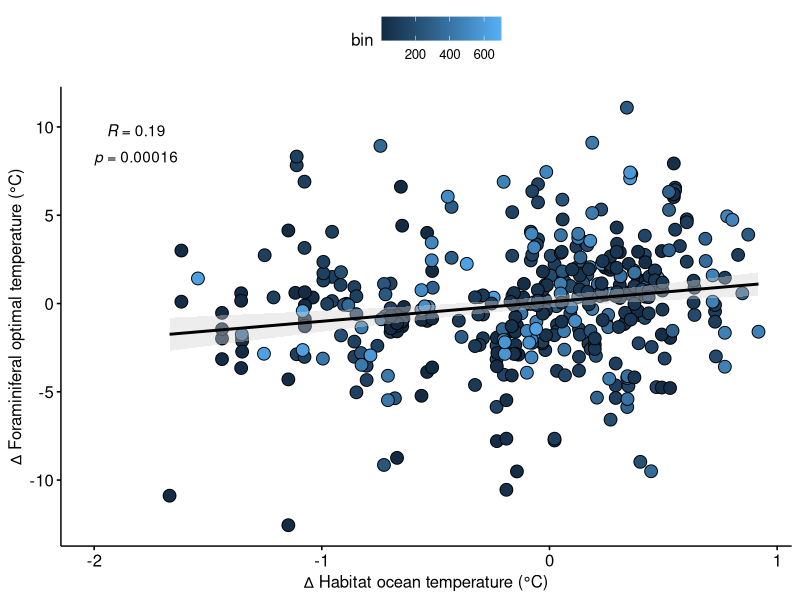

Recreate this plot in R. (Note: this script raises an error after producing the figure.)
library(tidyverse)
library(ggpubr)

## load in the data
df <- read_csv("data/niche_hab.csv")

## linear regression plot (Fig. 2)
df %>%filter(n>15) %>% ggscatter( x = "delta_temp", y = "delta_pe",
                                        fill = "bin", shape = 21, size = 4,
                                        add = "reg.line",
                                        add.params = list(color = "black", fill = "lightgray"),
                                        conf.int = TRUE,
                                        cor.coef = TRUE,
                                        cor.coeff.args = list(method = "pearson", label.x = -2, label.sep = "\n"),
                                        xlab = "∆ Habitat ocean temperature (°C)", ylab = "∆ Foraminiferal optimal temperature (°C)")

fig2 <- fig2 +  scale_fill_viridis_b(name = "Age (ka)") +
  theme(legend.position = "right")

fig2 %>% ggsave("output/fig2.png",., dpi=400, width = 6, height = 4)


## Diagnose the effect of minimum number of samples
thresholds <- seq(0, 30, 1)
p_values <- c()
sample_n <- c()

for (min_sample in thresholds) {
  loc_df <- df %>% filter(n > min_sample)
  
  # Check if there are enough samples to perform linear regression
  if (nrow(loc_df) > 1) {
    # Conduct linear regression
    lm_result <- lm(delta_pe ~ delta_temp, data = loc_df)
    
    # Extract the p-value and concatenate it to the result vector
    p_values <- c(p_values, summary(lm_result)$coefficients[2, 4])
    sample_n <- c(sample_n, nrow(loc_df))
  }
}

## plot in ggplot2
df_lm <- data.frame(thresholds, p_values, sample_n)
coeff <- 20000

figs9 <- ggplot(df_lm, aes(x=thresholds)) +
  geom_line(aes(y=p_values), linewidth=0.8, color='#f8766d') + 
  geom_line(aes(y=sample_n/coeff), linewidth=0.8, color='#00bfc4') +
  scale_y_continuous(
    name = "P-value",
    sec.axis = sec_axis(~.*coeff, name="Sample number")
  ) +
  xlab("Minimum number of samples") +
  geom_abline(intercept = 0.05, slope = 0, linetype = "dashed") +
  geom_text(aes(x = 25, y = 0.055, label = "P-value = 0.05")) +
  theme_publication()

## change y axis color
figs9 <- figs9 + theme(axis.text.y.right = element_text(color = "#00bfc4"),
          axis.title.y.right = element_text(color = "#00bfc4"),
          axis.text.y.left = element_text(color = "#f8766d"),
          axis.title.y.left = element_text(color = "#f8766d"))

figs9 %>% ggsave("output/figs9.png", dpi=400, width = 6, height = 4)

## Plot Fig. S8
##### plot time series, bin -> age, pe -> optimal temperature
# niche_hab %>% 
#   ggplot() + geom_line(aes(x=bin,y=pe,color=sp)) +
#   facet_wrap(~reorder(sp, pe)) + 
#   geom_line(aes(x=bin,y=opt_ym_temp)) +
#   theme_bw()+
#   theme(legend.position = "none") +
#   labs(x="Age (ka)", y="Species optimal temperature  (°C)")+
#   theme(strip.background = element_blank(),
#         strip.text = element_text(face = "italic"))
# 
# ggsave("output/figs8.png", dpi=400, width = 7, height = 5)



## conbime the two dataframes
df_ecogroup <- df %>% left_join(trait_info,by='sp',relationship = "many-to-many")

